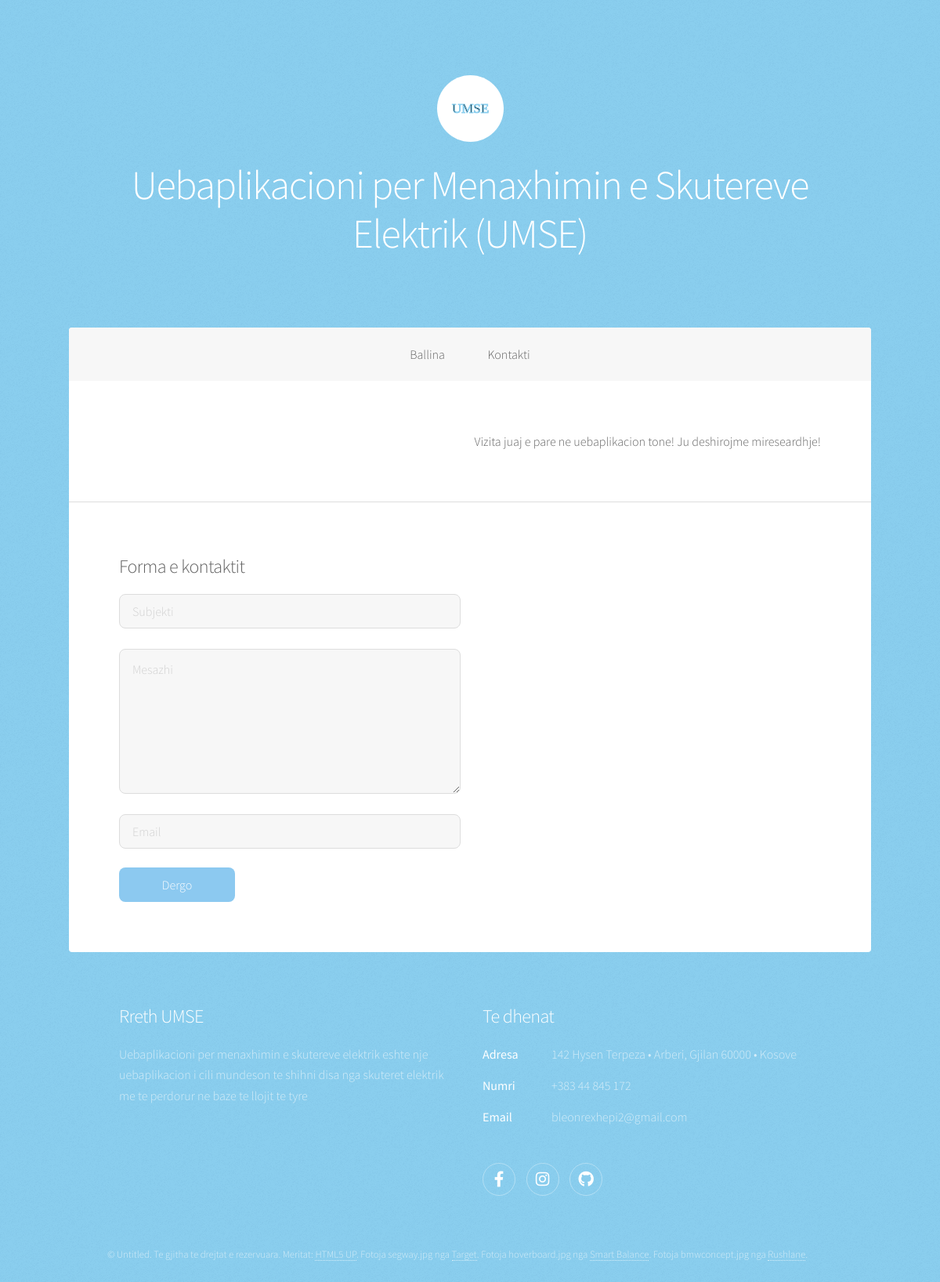
The page /ModuliPerdoruesit/shto_kontakt.php on the database its author committed.
### tables this page shows
CREATE TABLE `umse_tedhenat` (
  `ID_tedhenat` int(11) NOT NULL,
  `Shenimi` varchar(200) NOT NULL,
  `Pershkrimi` varchar(10000) NOT NULL,
  `Fajlli` varchar(255) NOT NULL,
  `Pamja_faqes` varchar(50) NOT NULL
);

### ModuliPerdoruesit/fundi_faqes.php (the view, shortened to what this page needs)
<footer id="footer">
	<section>
		<?php
            $rezultati = mysqli_query($lidhe004, "CALL umse_fundi_pershkrimi");
			while ($rreshti = mysqli_fetch_assoc($rezultati))
			{
				extract($rreshti);
				?>
					<h2><?php echo $Shenimi; ?></h2>
					<?php echo $Pershkrimi; ?>
				<?php
			}
		?>
	</section>
	<section>
        <h2>Te dhenat</h2>
		<dl class="alt">
			<?php
            	$rezultati = mysqli_query($lidhe005, "CALL umse_fundi_tedhenat");
				while ($rreshti = mysqli_fetch_assoc($rezultati))
				{
					extract($rreshti);
					?>
						<?php echo $Pershkrimi; ?>
					<?php
				}
			?>
		</dl>
		<ul class="icons">
			<?php
            	$rezultati = mysqli_query($lidhe006, "CALL umse_fundi_rrjetetsociale");
				while ($rreshti = mysqli_fetch_assoc($rezultati))
				{
					extract($rreshti);
					?>
						<?php echo $Pershkrimi; ?>
					<?php
				}
			?>
		</ul>
	</section>
	<p class="copyright">
		<?php
            $rezultati = mysqli_query($lidhe007, "CALL umse_funditedrejtatautoriale");
			while ($rreshti = mysqli_fetch_assoc($rezultati))
			{
				extract($rreshti);
				?>
					<?php echo $Pershkrimi; ?>
				<?php
			}
		?>
	</p>
</footer>

### ModuliPerdoruesit/shto_kontakt.php (shortened to what this page needs)
<!DOCTYPE HTML>
<?php include_once("konfiguro.php"); ?>
<html>
	<head>
		<link rel="stylesheet" href="assets/css/main.css" />
	</head>
	<body class="is-preload">
		<div id="wrapper">
			<?php include_once("fillimi_faqes.php");?>
			<?php include_once("meny_perdoruesit.php");	?>
			<div id="main">
				<section id="intro" class="main">
					<div class="spotlight">
						<div class="content">
							<?php
								if (isset($_COOKIE['vizita']))
								{
									$fundit = $_COOKIE['vizita'];
									echo "<p style='text-align:right;'>Vizita juaj e fundit ishte me: " . $fundit . "</p>";
								}
								else
								{
									echo "<p style='text-align:right;'>Vizita juaj e pare ne uebaplikacion tone! Ju deshirojme mireseardhje!</p>";
								}
							?>
						</div>
					</div>
				</section>
				<section id="first" class="main special">
					<h2 style="text-align:left;">Forma e kontaktit</h2>
					<form method="post" action="shto_kontaktin.php">
						<div class="row gtr-uniform">
							<div class="col-6 col-12-xsmall">
								<input type="text" name="Subjekti" id="demo-name" placeholder="Subjekti" />
								<br>
								<textarea name="Mesazhi" id="demo-message" placeholder="Mesazhi" rows="6"></textarea>
								<br>
								<input type="email" name="Email" id="demo-name" placeholder="Email" />
							</div>
							<div class="col-12">
								<ul class="actions">
									<li><input type="submit" name="shto_kontaktin" value="Dergo" class="primary" /></li>
								</ul>
							</div>
						</div>
					</form>
				</section>
			</div>
			<?php include_once("fundi_faqes.php");	?>
		</div>
	</body>
</html>

### ModuliPerdoruesit/fillimi_faqes.php (shortened to what this page needs)
<?php
	$rezultati = mysqli_query($lidhe003, "CALL umse_fillimi_faqes");
	while ($rreshti = mysqli_fetch_assoc($rezultati))
	{
		extract($rreshti);
		?>
			<header id="header" class="alt">
				<span class="logo"><img src="<?php echo $Fajlli; ?>" alt="" /></span>
				<h1><?php echo $Shenimi; ?></h1>
			</header>
		<?php
	}
?>

### ModuliPerdoruesit/meny_perdoruesit.php (shortened to what this page needs)
<?php include_once("konfiguro.php");
    $rezultati = mysqli_query($lidhe001, "CALL umse_meny_perdoruesit()");
    while ($rreshti = mysqli_fetch_assoc($rezultati))
    {
        extract($rreshti);
        ?>
            <nav id="nav">
                <ul>
                    <?php echo $Pershkrimi ?>
                </ul>
            </nav>
          <?php
    }
?>

### rows shown on the page
umse_tedhenat: Fajlli (picture), Shenimi "Uebaplikacioni per Menaxhimin e Skutereve Elektrik (UMSE)"
umse_tedhenat: Pershkrimi "Ballina Kontakti"
umse_tedhenat: Shenimi "Rreth UMSE", Pershkrimi "Uebaplikacioni per menaxhimin e skutereve elektrik eshte nje uebaplikacion i cili mundeson te shihni disa nga skuteret elektrik me te perdorur ne baze te llojit te tyre"
umse_tedhenat: Pershkrimi "Adresa 142 Hysen Terpeza • Arberi, Gjilan 60000 • Kosove Numri +383 44 845 172 Email bleonrexhepi2@gmail.com"
umse_tedhenat: Pershkrimi "© Untitled. Te gjitha te drejtat e rezervuara. Meritat: HTML5 UP . Fotoja segway.jpg nga Target . Fotoja hoverboard.jpg nga Smart Balance . Fotoja bmwconcept.jpg nga Rushlane ."
